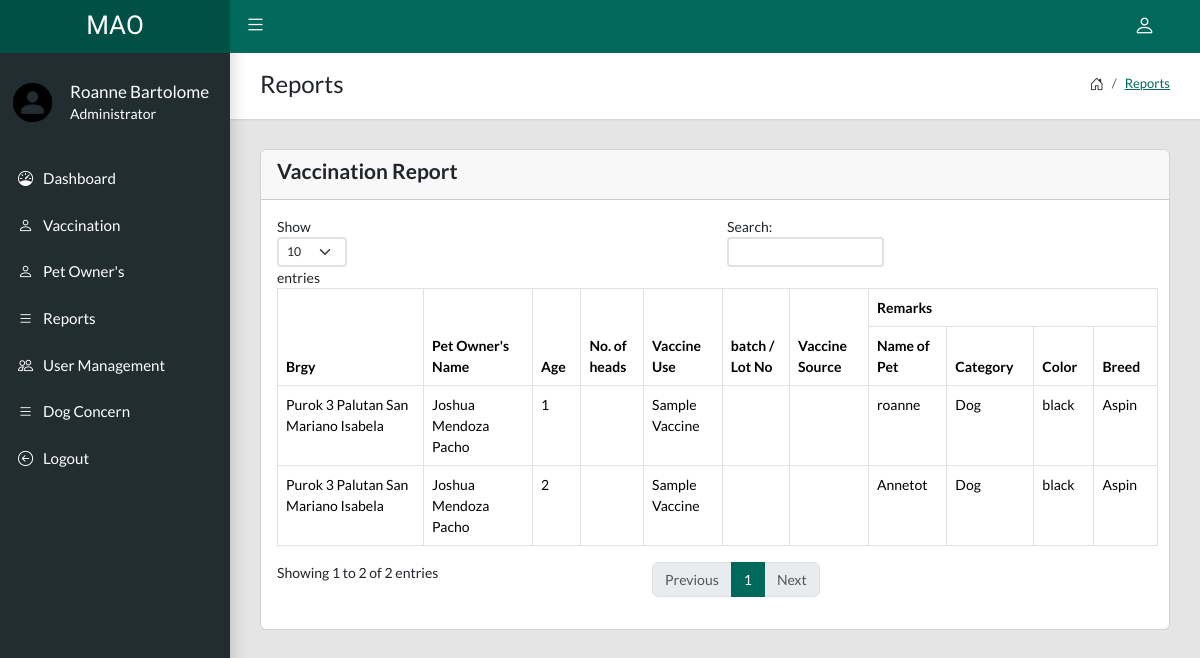
/reports.php (signed in), run on the app's committed database.
### tables this page shows
CREATE TABLE `owners` (
  `owner_id` int(11) UNSIGNED NOT NULL,
  `firstname` varchar(190) NOT NULL,
  `middlename` varchar(190) NOT NULL,
  `lastname` varchar(190) NOT NULL,
  `contact` varchar(13) NOT NULL,
  `dog_own` int(11) NOT NULL DEFAULT 0,
  `date_created` datetime NOT NULL DEFAULT current_timestamp()
);

CREATE TABLE `pets` (
  `dog_id` int(11) UNSIGNED NOT NULL,
  `owner_id` int(11) UNSIGNED NOT NULL,
  `category_id` int(11) UNSIGNED NOT NULL,
  `dogtag` varchar(100) NOT NULL,
  `pet_name` varchar(100) NOT NULL,
  `pet_age` varchar(190) NOT NULL,
  `color` varchar(50) NOT NULL,
  `breed` varchar(50) NOT NULL,
  `image` varchar(255) NOT NULL,
  `pet_status` enum('Alive','Death','Missing','Archived') NOT NULL DEFAULT 'Alive',
  `is_archived` int(1) NOT NULL DEFAULT 0
);

CREATE TABLE `vaccines` (
  `id` int(11) UNSIGNED NOT NULL,
  `vaccine_name` varchar(100) NOT NULL
);

CREATE TABLE `category` (
  `id` int(11) UNSIGNED NOT NULL,
  `category_name` varchar(40) NOT NULL
);

### reports.php (the view, shortened to what this page needs)
<?php
include('includes/header.php');
?>
<div class="app-title">
    <div>
        <h1> Reports</h1>
    </div>
    <ul class="app-breadcrumb breadcrumb">
        <li class="breadcrumb-item"><i class="bi bi-house-door fs-6"></i></li>
        <li class="breadcrumb-item"><a href="#">Reports</a></li>
    </ul>
</div>
<div class="card">
    <div class="card-header">
        <h4>Vaccination Report</h4>
    </div>
    <div class="card-body">
        <table class="table table-hover table-bordered" id="sampleTable">
            <thead>
                <tr>
                    <th rowspan="2">Brgy</th>
                    <th rowspan="2">Pet Owner's Name</th>
                    <th rowspan="2">Age</th>
                    <th rowspan="2">No. of heads</th>
                    <th rowspan="2">Vaccine Use</th>
                    <th rowspan="2">batch / Lot No</th>
                    <th rowspan="2">Vaccine Source</th>
                    <th colspan="4">Remarks</th>
                </tr>
                <tr>
                    <th>Name of Pet</th>
                    <th>Category</th>
                    <th>Color</th>
                    <th>Breed</th>
                </tr>
            </thead>
            <tbody>
                <?php
                $currentYear = date('Y');
                $sql = "
                    SELECT
                        *,
                    CONCAT(o.firstname, ' ',o.middlename, ' ',o.lastname) AS fullname,
                    CONCAT(p.purok, ' ',b.barangay,' ',m.municipality, ' ',pr.province) as address
                    FROM owners o
                    LEFT JOIN pets ON pets.owner_id = o.owner_id
                    LEFT JOIN category c ON c.id = pets.category_id
                    INNER JOIN tbl_purok p ON p.owner_id = o.owner_id
                    INNER JOIN tbl_barangay b ON b.barangay_id = p.barangay_id
                    LEFT JOIN tbl_municipality m ON m.municipality_id = b.municipality_id
                    LEFT JOIN tbl_province pr ON pr.province_id = m.province_id
                    INNER JOIN vaccine_records vr ON vr.dog_id = pets.dog_id
                    INNER JOIN vaccines vc ON vc.id = vr.vaccine_id
                    WHERE YEAR(vr.date_of_vaccination) = :currentYear
                ";
                $stmt = $conn->prepare($sql);
                $stmt->bindParam(':currentYear', $currentYear, PDO::PARAM_INT);
                $stmt->execute();
                $data = $stmt->fetchAll(PDO::FETCH_ASSOC);
                if ($data) {
                    foreach ($data as $row) {
                ?>
                        <tr>
                            <td><?= htmlspecialchars($row['address']) ?></td>
                            <td><?= htmlspecialchars($row['fullname']) ?></td>
                            <td><?= htmlspecialchars($row['pet_age']) ?></td>
                            <td></td>
                            <td><?= htmlspecialchars($row['vaccine_name'] ?? 'N/A') ?></td>
                            <td></td>
                            <td></td>
                            <td><?= htmlspecialchars($row['pet_name']) ?></td>
                            <td><?= htmlspecialchars($row['category_name']) ?></td>
                            <td><?= htmlspecialchars($row['color']) ?></td>
                            <td><?= htmlspecialchars($row['breed']) ?></td>
                        </tr>
                <?php
                    }
                }
                ?>
            </tbody>
    </div>
</div>
<?php include('includes/footer.php'); ?>

### data on the page
owners: address "Purok 3 Palutan San Mariano Isabela", fullname "Joshua Mendoza Pacho", pets.pet_age "1", vaccines.vaccine_name "Sample Vaccine", pets.pet_name "roanne", category.category_name "Dog", pets.color "black", pets.breed "Aspin", pets.pet_age "2", pets.pet_name "Annetot"

### other printed values
$_SESSION['fullname'] "Roanne Bartolome"
$_SESSION['account_type'] "Administrator"
